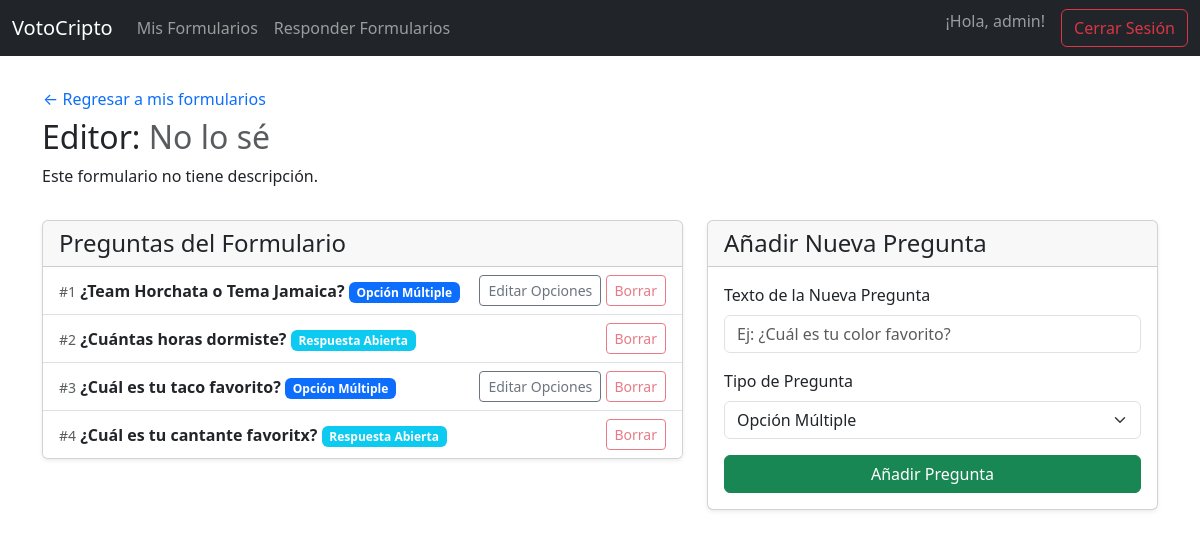
/votacion/7/editar/ (signed in), run on the app's committed database.
### votacion/models.py (models this page shows, shortened)
class Formulario(models.Model):
    propietario = models.ForeignKey(User, on_delete=models.CASCADE, related_name='formularios')
    titulo = models.CharField(max_length=255)
    descripcion = models.TextField(blank=True, null=True)
    pub_date = models.DateTimeField('fecha de publicación', default=timezone.now)
    duration = models.IntegerField(default=7, help_text="Duración del formulario en días.")

class Question(models.Model):
    class QuestionType(models.TextChoices):
        MULTIPLE_CHOICE = 'CHOICE', 'Opción Múltiple'
        OPEN_TEXT = 'TEXT', 'Respuesta Abierta'
    formulario = models.ForeignKey(Formulario, on_delete=models.CASCADE, related_name='preguntas')
    pregunta_texto = models.CharField('texto de la pregunta', max_length=500)
    tipo_pregunta = models.CharField(
        max_length=10,
        choices=QuestionType.choices,
        default=QuestionType.MULTIPLE_CHOICE
    )
    orden = models.PositiveIntegerField(default=0)
    class Meta:
        ordering = ['orden'] # Ordenar preguntas por este campo

### votacion/views.py (the view)
# urls.py: path('<int:pk>/editar/', views.formulario_edit_view, name='formulario_edit'),
@login_required(login_url='/accounts/login/')
def formulario_edit_view(request, pk):
    formulario = get_object_or_404(Formulario, pk=pk, propietario=request.user)
    if request.method == 'POST':
        form = QuestionForm(request.POST)
        if form.is_valid():
            question = form.save(commit=False)
            question.formulario = formulario
            question.save()
            messages.success(request, '¡Pregunta añadida!')
            return redirect('votacion:formulario_edit', pk=formulario.pk)
    else:
        form = QuestionForm()
    questions = formulario.preguntas.all()
    context = {'formulario': formulario, 'questions': questions, 'form': form}
    return render(request, 'votacionC/formulario_edit.html', context)

### votacion/forms.py
class QuestionForm(forms.ModelForm):
    class Meta:
        model = Question
        fields = ['pregunta_texto', 'tipo_pregunta']
        labels = {
            'pregunta_texto': 'Texto de la Nueva Pregunta',
            'tipo_pregunta': 'Tipo de Pregunta'
        }
        widgets = {
            'pregunta_texto': forms.TextInput(attrs={'class': 'form-control', 'placeholder': 'Ej: ¿Cuál es tu color favorito?'}),
            'tipo_pregunta': forms.Select(attrs={'class': 'form-select'})
        }

### votacion/templates/votacionC/formulario_edit.html (shortened to what this page needs)
{% extends "votacionC/base.html" %}
{% block content %}
<div class="d-flex justify-content-between align-items-center mb-3">
  <div>
    <a href="{% url 'votacion:formulario_list' %}" class="btn btn-link text-decoration-none ps-0">
      &larr; Regresar a mis formularios
    </a>
    <h2>Editor: <span class="text-muted">{{ formulario.titulo }}</span></h2>
    <p>{{ formulario.descripcion|default:"Este formulario no tiene descripción." }}</p>
  </div>
</div>
<div class="row">
  <div class="col-md-7">
    <div class="card shadow-sm">
      <div class="card-header">
        <h4 class="mb-0">Preguntas del Formulario</h4>
      </div>
      {% if questions %}
        <ul class="list-group list-group-flush">
          {% for question in questions %}
            <li class="list-group-item d-flex justify-content-between align-items-center">
              <div>
                <span class="text-muted small">#{{ forloop.counter }}</span>
                <strong>{{ question.pregunta_texto }}</strong>
                <span class="badge
                  {% if question.tipo_pregunta == 'CHOICE' %}bg-primary{% else %}bg-info{% endif %}">
                  {{ question.get_tipo_pregunta_display }}
                </span>
              </div>
              <div>
                {% if question.tipo_pregunta == 'CHOICE' %}
                  <a href="{% url 'votacion:question_edit_options' question.pk %}" class="btn btn-outline-secondary btn-sm">
                    Editar Opciones
                  </a>
                {% endif %}
                <a href="#" class="btn btn-outline-danger btn-sm disabled">Borrar</a>
              </div>
            </li>
          {% endfor %}
        </ul>
      {% else %}
        <div class="card-body text-center text-muted">
          <p class="mb-0">Aún no has añadido ninguna pregunta.</p>
        </div>
      {% endif %}
    </div>
  </div>
  <div class="col-md-5">
    <div class="card shadow-sm">
      <div class="card-header">
        <h4 class="mb-0">Añadir Nueva Pregunta</h4>
      </div>
      <div class="card-body">
        <form method="post">
          <div class="mb-3">
            <label for="{{ form.pregunta_texto.id_for_label }}" class="form-label">{{ form.pregunta_texto.label }}</label>
            {{ form.pregunta_texto }}
          </div>
          <div class="mb-3">
            <label for="{{ form.tipo_pregunta.id_for_label }}" class="form-label">{{ form.tipo_pregunta.label }}</label>
            {{ form.tipo_pregunta }}
          </div>
          <div class="d-grid">
            <button type="submit" class="btn btn-success">Añadir Pregunta</button>
          </div>
        </form>
      </div>
    </div>
  </div>
</div>
{% endblock %}

### votacion/templates/votacionC/base.html (shortened to what this page needs)
{% load static %}
<!doctype html>
<html lang="es">
<head>
  <link href="https://cdn.jsdelivr.net/npm/bootstrap@5.3.2/dist/css/bootstrap.min.css" rel="stylesheet">
</head>
<body>
  <nav class="navbar navbar-expand-lg navbar-dark bg-dark mb-4">
    <div class="container-fluid">
      <a class="navbar-brand" href="{% url 'votacion:my_formulario_list' %}">VotoCripto</a>
      <div class="collapse navbar-collapse" id="navbarNav">
        <ul class="navbar-nav me-auto">
          {% if user.is_authenticated %}
            <li class="nav-item">
              <a class="nav-link" href="{% url 'votacion:my_formulario_list' %}">Mis Formularios</a>
            </li>
            <li class="nav-item">
              <a class="nav-link" href="{% url 'votacion:formulario_list' %}">Responder Formularios</a>
            </li>
          {% endif %}
        </ul>
        <ul class="navbar-nav ms-auto">
          {% if user.is_authenticated %}
            <li class="nav-item">
              <span class="navbar-text me-3">
                ¡Hola, {{ user.username }}!
              </span>
            </li>
            <li class="nav-item">
              <form class="d-inline" method="post" action="{% url 'logout' %}">
                <button type="submit" class="btn btn-outline-danger">Cerrar Sesión</button>
              </form>
            </li>
          {% endif %}
        </ul>
      </div>
    </div>
  </nav>
  <div class="container">
    {% block content %}
    {% endblock %}
  </div>
</body>
</html>

### data on the page
Formulario: titulo "No lo sé", descripcion "Este formulario no tiene descripción."
Question: pregunta_texto "¿Team Horchata o Tema Jamaica?", tipo_pregunta "Opción Múltiple", shows "Editar Opciones"
Question: pregunta_texto "¿Cuántas horas dormiste?", tipo_pregunta "Respuesta Abierta"
Question: pregunta_texto "¿Cuál es tu taco favorito?", tipo_pregunta "Opción Múltiple", shows "Editar Opciones"
Question: pregunta_texto "¿Cuál es tu cantante favoritx?", tipo_pregunta "Respuesta Abierta"

### other printed values
{{ user.username }} "admin"
